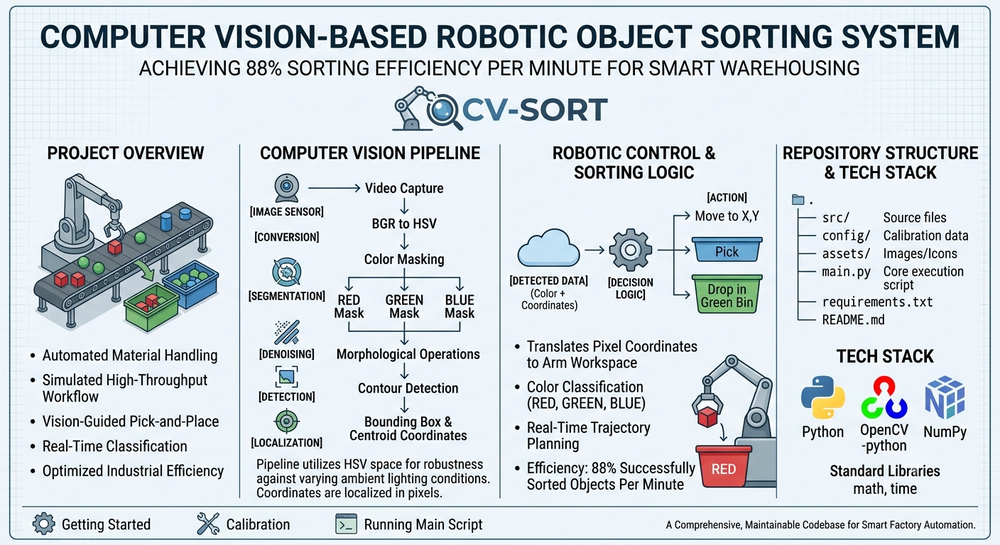
#> input picture image/img.png, 1000 x 545 px, shrunk from 1408 x 768 before the run, given in place of the camera
$ python calibration.py
#> lines starting #> are read from the running program, lines starting #| are printed output that depends on the picture; after the words box and inside, x2 and y2 are one past the last pixel; in counts of white or black regions, pixels touching at a corner belong together
"""
src/vision/calibration.py

Interactive HSV threshold calibration utility.

Run this script to live-tune Hue/Saturation/Value lower and upper bounds
against your camera feed and lighting conditions. Once the mask preview
cleanly isolates only the target object, copy the resulting range into
config/color_thresholds.yaml.

Usage:
    python src/vision/calibration.py
"""

import cv2
import numpy as np


WINDOW_TRACKBARS = "HSV Calibration"
WINDOW_MASK = "Mask Preview"
WINDOW_ORIGINAL = "Original Feed"


def _nothing(_):
    """Dummy callback required by cv2.createTrackbar."""
    pass


def create_trackbars():
    cv2.namedWindow(WINDOW_TRACKBARS)
    cv2.createTrackbar("H Min", WINDOW_TRACKBARS, 0, 179, _nothing)
#> slider 'H Min' is set to 35
    cv2.createTrackbar("H Max", WINDOW_TRACKBARS, 179, 179, _nothing)
    cv2.createTrackbar("S Min", WINDOW_TRACKBARS, 0, 255, _nothing)
#> slider 'S Min' is set to 51
    cv2.createTrackbar("S Max", WINDOW_TRACKBARS, 255, 255, _nothing)
    cv2.createTrackbar("V Min", WINDOW_TRACKBARS, 0, 255, _nothing)
#> slider 'V Min' is set to 51
    cv2.createTrackbar("V Max", WINDOW_TRACKBARS, 255, 255, _nothing)


def read_trackbar_values():
    h_min = cv2.getTrackbarPos("H Min", WINDOW_TRACKBARS)
    h_max = cv2.getTrackbarPos("H Max", WINDOW_TRACKBARS)
    s_min = cv2.getTrackbarPos("S Min", WINDOW_TRACKBARS)
    s_max = cv2.getTrackbarPos("S Max", WINDOW_TRACKBARS)
    v_min = cv2.getTrackbarPos("V Min", WINDOW_TRACKBARS)
    v_max = cv2.getTrackbarPos("V Max", WINDOW_TRACKBARS)
    return (h_min, s_min, v_min), (h_max, s_max, v_max)


def run_calibration(camera_source=0):
    cap = cv2.VideoCapture(camera_source)
    if not cap.isOpened():
        raise RuntimeError(f"Unable to open camera source: {camera_source}")

    create_trackbars()
    print("[INFO] Calibration running. Press 'q' to quit, 's' to print current range.")

    while True:
        ret, frame = cap.read()
#> frame is the input picture: shape (545, 1000, 3); mean B, G, R 221.6, 216.1, 208.2
        if not ret:
            print("[WARN] Failed to read frame from camera.")
            break

        hsv = cv2.cvtColor(frame, cv2.COLOR_BGR2HSV)
#> hsv: shape (545, 1000, 3); mean H, S, V 99.5, 23.5, 223
        lower, upper = read_trackbar_values()
        mask = cv2.inRange(hsv, np.array(lower), np.array(upper))
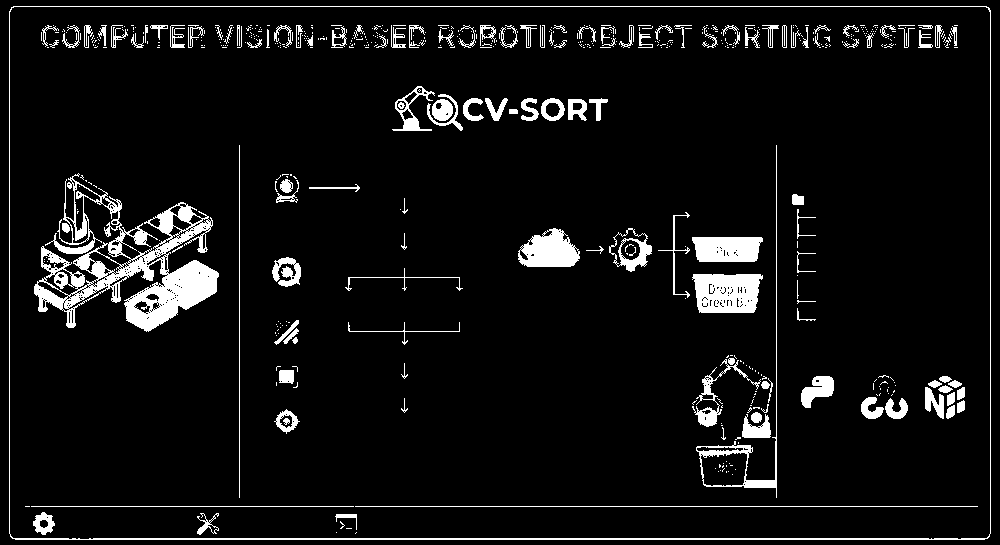
#> mask: shape (545, 1000); 6.8% white; 568 white regions (437 under 20 px), largest, box (x1, y1, x2, y2) and area: (34, 173, 219, 332) 9693, (9, 6, 991, 540) 3973, (692, 274, 763, 313) 2275
        result = cv2.bitwise_and(frame, frame, mask=mask)
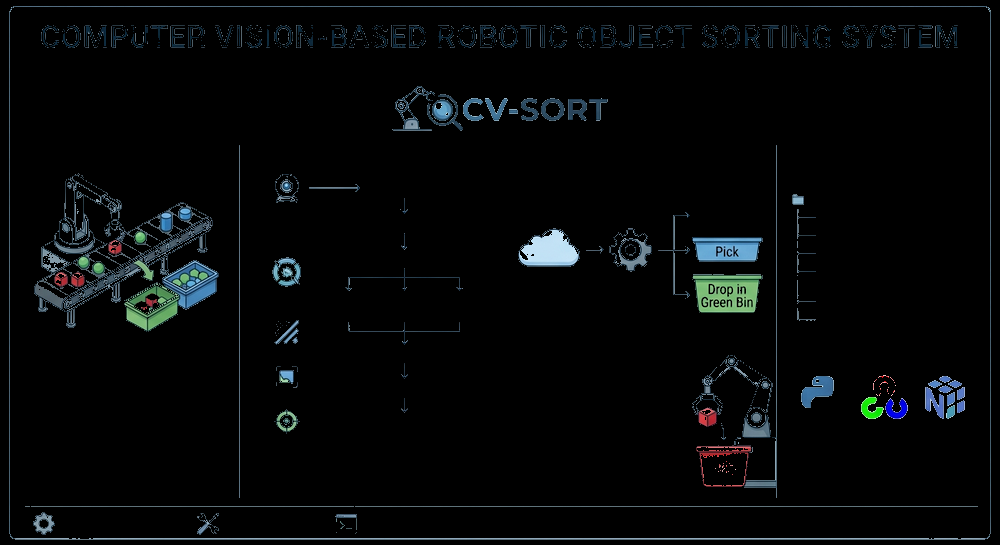
#> result: shape (545, 1000, 3); mean B, G, R 8.2, 7.5, 5.6

        cv2.imshow(WINDOW_ORIGINAL, frame)
        cv2.imshow(WINDOW_MASK, mask)
        cv2.imshow("Segmented Result", result)

        key = cv2.waitKey(1) & 0xFF
#> (key q is pressed here)
        if key == ord("q"):
            break
        elif key == ord("s"):
            print(f"[CALIBRATED RANGE] lower1: {list(lower)}  upper1: {list(upper)}")
            print("Copy these values into config/color_thresholds.yaml")

    cap.release()
    cv2.destroyAllWindows()


if __name__ == "__main__":
    run_calibration()
